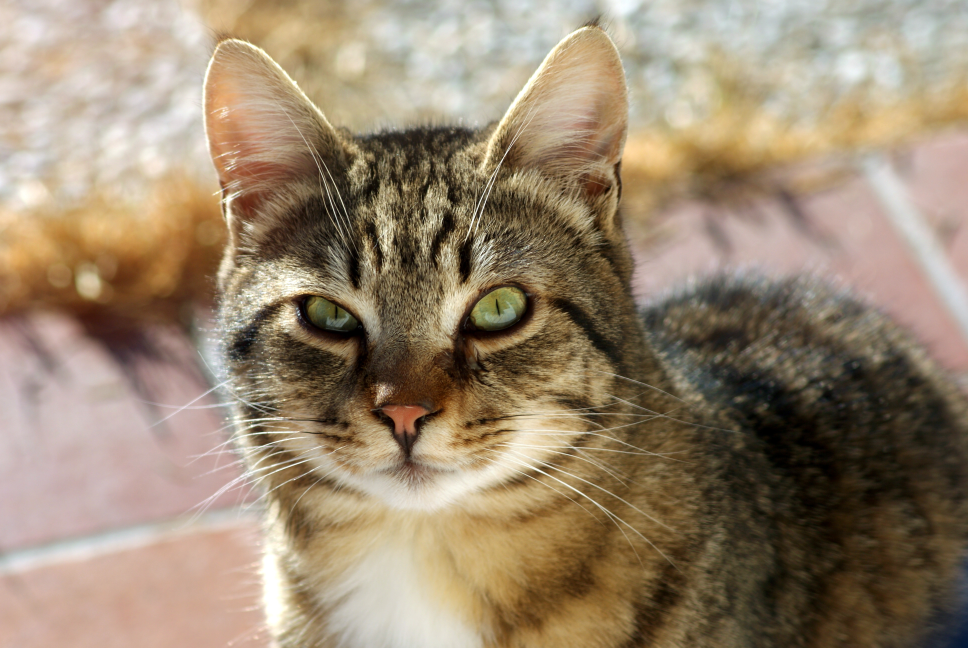
#> input picture lab04/seed_cat.jpg, 3872 x 2592 px (shown at 1/4 size); its folder holds 3 pictures in this run
$ python lab04.py
#> lines starting #> are read from the running program, lines starting #| are printed output that depends on the picture
import cv2
import pywt
import numpy as np
import os
import matplotlib.pyplot as plt
from itertools import combinations
from sklearn.metrics import accuracy_score, recall_score, precision_score, confusion_matrix, roc_curve, auc

# Lấy đường dẫn thư mục hiện tại (Chống lỗi Not Found)
CURRENT_DIR = os.path.dirname(os.path.realpath(__file__))
# Đặt thư mục làm việc hiện tại về CURRENT_DIR để đảm bảo các đường dẫn tương đối hoạt động đúng
os.chdir(CURRENT_DIR)


def imread_unicode(path, flag=cv2.IMREAD_COLOR):
    """Đọc ảnh an toàn với đường dẫn Unicode trên Windows."""
#> called with path = 'lab04/seed_cat.jpg', flag = 1
    try:
        data = np.fromfile(path, dtype=np.uint8)
        if data.size == 0:
            return None
        img = cv2.imdecode(data, flag)
#> img is the input picture: shape (2592, 3872, 3); mean B, G, R 111.9, 134.8, 152.9
        return img
    except Exception:
        return None


def imwrite_unicode(path, img):
    """Ghi ảnh an toàn với đường dẫn Unicode trên Windows."""
    try:
        ext = os.path.splitext(path)[1]
        success, encoded_img = cv2.imencode(ext, img)
        if not success:
            return False
        encoded_img.tofile(path)
        return True
    except Exception:
        return False

# ==========================================
# 0. TỰ ĐỘNG TẠO DỮ LIỆU TEST (DATA AUGMENTATION)
# ==========================================
def generate_test_dataset(base_img_name, prefix):
    """Đọc 1 ảnh gốc và sinh ra 3 phiên bản biến thể để test Wavelet Hash"""
    base_path = os.path.join(CURRENT_DIR, base_img_name)
    img = imread_unicode(base_path, cv2.IMREAD_COLOR)

    if img is None:
        print(f"⚠️ Không tìm thấy ảnh gốc: {base_img_name}. Vui lòng chép ảnh vào thư mục!")
        return []

    generated_paths = []

    # 1. Ảnh gốc (Lưu lại với tên chuẩn để dễ so sánh)
    path1 = os.path.join(CURRENT_DIR, f"{prefix}_1_original.jpg")
    imwrite_unicode(path1, img)
    generated_paths.append(path1)

    # 2. Ảnh Zoom & Crop (Phóng to phần trung tâm)
    h, w = img.shape[:2]
#> h = 2592; w = 3872
    zoomed = img[int(h*0.1):int(h*0.9), int(w*0.1):int(w*0.9)] # Cắt bỏ 10% viền
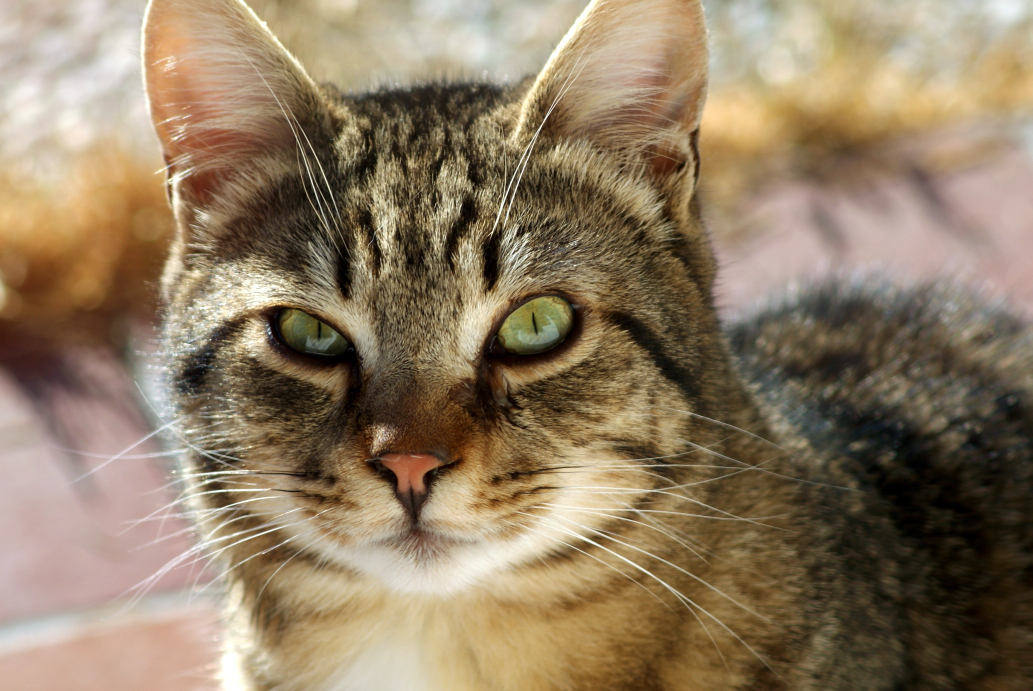
#> zoomed: shape (2073, 3097, 3) (shown at 1/3 size); mean B, G, R 99, 124.3, 143.1
    zoomed = cv2.resize(zoomed, (w, h)) # Phóng to lại bằng kích thước cũ
#> zoomed: shape (2592, 3872, 3)
    path2 = os.path.join(CURRENT_DIR, f"{prefix}_2_zoomed.jpg")
    imwrite_unicode(path2, zoomed)
    generated_paths.append(path2)

    # 3. Ảnh tối đi (Giảm độ sáng 40%)
    darkened = cv2.convertScaleAbs(img, alpha=0.6, beta=0)
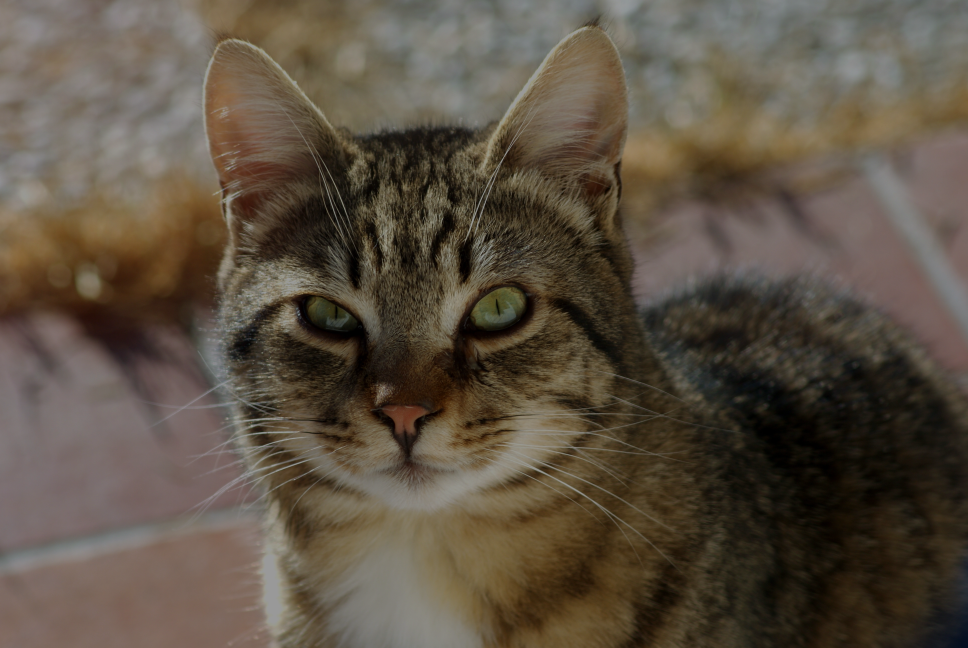
#> darkened: shape (2592, 3872, 3) (shown at 1/4 size); mean B, G, R 67.1, 80.9, 91.7
    path3 = os.path.join(CURRENT_DIR, f"{prefix}_3_dark.jpg")
    imwrite_unicode(path3, darkened)
    generated_paths.append(path3)

    # 4. Ảnh thêm nhiễu (Noise)
    noise = np.random.randint(0, 50, (h, w, 3), dtype='uint8')
    noisy_img = cv2.add(img, noise) # Cộng ma trận nhiễu vào ảnh
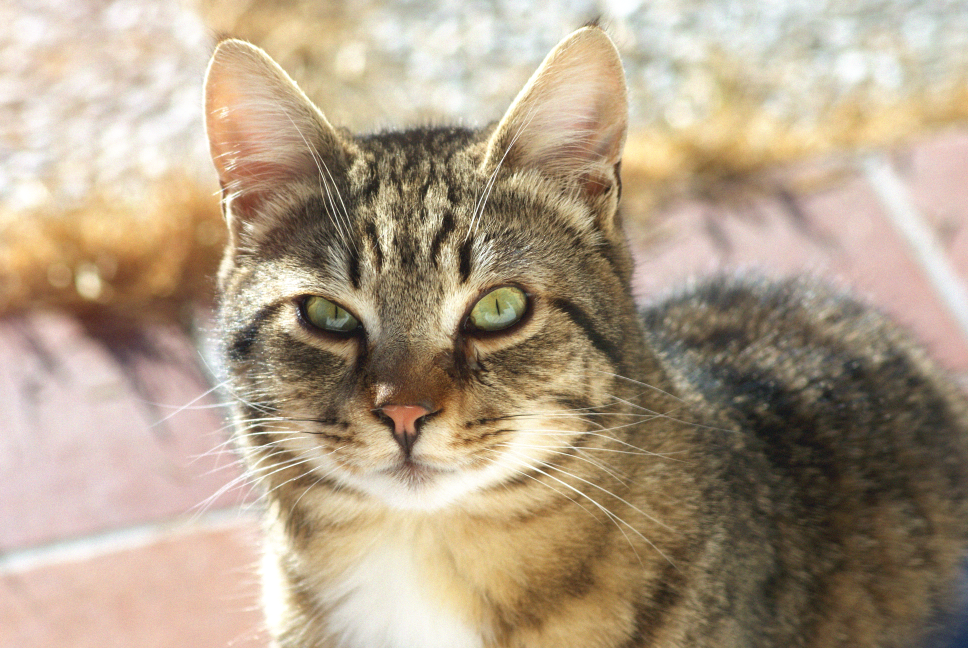
#> noisy_img: shape (2592, 3872, 3) (shown at 1/4 size); mean B, G, R 136.3, 159, 176.8
    path4 = os.path.join(CURRENT_DIR, f"{prefix}_4_noise.jpg")
    imwrite_unicode(path4, noisy_img)
    generated_paths.append(path4)

    return generated_paths

# ==========================================
# 1. CÁC HÀM XỬ LÝ LÕI (CORE FUNCTIONS)
# ==========================================

def wavelet_hash(image_path, hash_size=8):
    """
    Trích xuất mã băm wavelet (wHash) từ hình ảnh.
    """
#> called with image_path = 'lab04/cat_1_original.jpg', hash_size = 8
    # 1. Đọc ảnh ở chế độ ảnh xám (Grayscale)
    img = imread_unicode(image_path, cv2.IMREAD_GRAYSCALE)
#> call 2 of imread_unicode, with path = 'lab04/cat_1_original.jpg', flag = 0
#> in imread_unicode (call 2), `img = cv2.imdecode(data, flag)`:
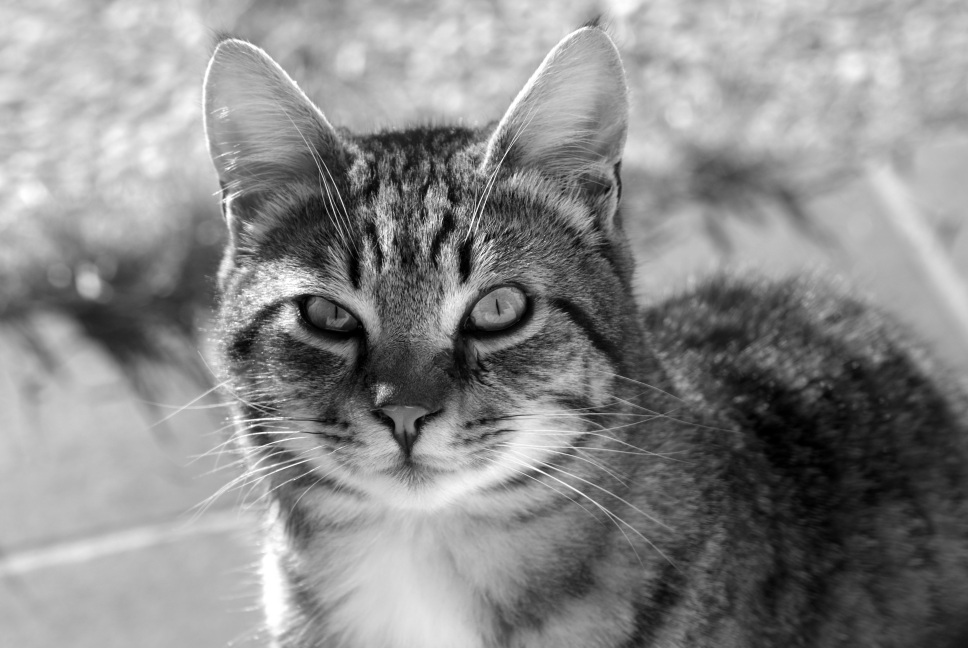
#> img: shape (2592, 3872) (shown at 1/4 size); min 0, max 255, mean 137.6
    if img is None:
        print(f"Lỗi: Không thể đọc ảnh {image_path}")
        return None

    # 2. Resize ảnh về kích thước cố định (ví dụ: 32x32) để đảm bảo độ dài hash luôn bằng nhau
    img = cv2.resize(img, (hash_size * 4, hash_size * 4))
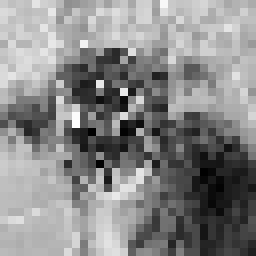
#> img: shape (32, 32) (shown 8 times larger); min 0, max 252, mean 136

    # 3. Biến đổi Wavelet (Sử dụng 'haar' wavelet, level 2)
    coeffs = pywt.wavedec2(img, 'haar', level=2)
#> coeffs = 3 items
    cA = coeffs[0] # Lấy ma trận hệ số xấp xỉ (Approximation coefficients)

    # 4. Lượng tử hóa (Quantization): So sánh với giá trị trung vị
    median_val = np.median(cA)
#> median_val = 570.5
    binary_matrix = cA > median_val # Trả về ma trận True/False

    # 5. Flatten (dàn phẳng) thành mảng 1 chiều chứa các bit 0 và 1
    hash_code = binary_matrix.flatten().astype(int)
#> hash_code = 64 values, max 1 at index 0, min 0 at index 11, mean 0.5

    return hash_code

def hamming_distance(hash1, hash2):
    """
    Tính khoảng cách Hamming giữa hai mã băm (số bit khác biệt).
    """
    return np.sum(hash1 != hash2)

# ==========================================
# 2. CHUẨN BỊ DỮ LIỆU & TÍNH TOÁN (MAIN PIPELINE)
# ==========================================

# Giả lập danh sách ảnh.
print("Đang tạo dữ liệu ảnh test...")
# Sinh ra 4 ảnh từ seed_cat và lấy thêm seed_dog làm ảnh "Khác"
cat_images = generate_test_dataset('seed_cat.jpg', 'cat')
dog_path = os.path.join(CURRENT_DIR, 'seed_dog.jpg')

# QUY TẮC MẪU: Các ảnh có cùng tiền tố (ví dụ 'cat') là CÙNG 1 đối tượng (Tương thích).
# image_paths = ['cat_1.jpg', 'cat_2.jpg', 'cat_3.jpg', 'dog_1.jpg', 'dog_2.jpg', 'car_1.jpg']

# Tính hash cho toàn bộ ảnh (Lưu ý: Cần có file ảnh thật trong thư mục để hàm này không lỗi)
# Ở đây dùng try-except để code không bị crash nếu chưa chuẩn bị ảnh
hashes = {}
# Nếu tạo data thành công thì mới chạy tiếp
if len(cat_images) > 0 and os.path.exists(dog_path):
    image_paths = cat_images + [dog_path]

    print("Đang băm hình ảnh (Hasing)...")
    for path in image_paths:
        h = wavelet_hash(path)
#> h has the same summary as hash_code in wavelet_hash
        if h is not None:
            hashes[path] = h

# Chỉ chạy đánh giá nếu đã có dữ liệu hash
if len(hashes) >= 2:
    true_labels = []    # Ground truth: 1 nếu tương thích (cùng đối tượng), 0 nếu khác
#> true_labels = []
    predicted_dists = [] # Lưu khoảng cách Hamming

    # Lấy tất cả các cặp ảnh có thể có (không trùng lặp)
    pairs = list(combinations(hashes.keys(), 2))
#> pairs = 10 items

    for img1, img2 in pairs:
        # 0. Trích xuất TÊN FILE từ đường dẫn dài
        name1 = os.path.basename(img1) # Ví dụ: Từ 'D:\...\cat_1_original.jpg' lấy ra 'cat_1_original.jpg'
        name2 = os.path.basename(img2) # Ví dụ: Lấy ra 'seed_dog.jpg'

        # 1. Lấy TỪ KHÓA phân loại:
        # Tách tên file bằng dấu '_' và lấy chữ đầu tiên ('cat' hoặc 'seed')
        key1 = name1.split('_')[0] # Ví dụ: 'cat' từ 'cat_1_original.jpg'
        key2 = name2.split('_')[0] # Ví dụ: 'seed' từ 'seed_dog.jpg'

        # Đặc biệt với seed_dog, nếu tên file là seed_dog thì đổi key thành 'dog' để so sánh với 'cat'
        if key1 == 'seed': key1 = name1.split('_')[1].split('.')[0] # Lấy 'cat' từ 'seed_cat.jpg'
        if key2 == 'seed': key2 = name2.split('_')[1].split('.')[0] # Lấy 'dog' từ 'seed_dog.jpg'

        # 2. Gán nhãn: Nếu từ khóa giống nhau thì là 1 (Giống), ngược lại là 0 (Khác)
        is_similar = 1 if key1 == key2 else 0
        true_labels.append(is_similar)

        # 3. Tính khoảng cách
        dist = hamming_distance(hashes[img1], hashes[img2])
        predicted_dists.append(dist)

        print(f"{name1:20} & {name2:20} | Distance: {dist:2} | Thực tế: {'Giống' if is_similar else 'Khác'}")
#> this loop made 10 passes
#> (is_similar, dist) on passes 1 to 10: (1, 6), (1, 0), (1, 0), (0, 28), (1, 6), (1, 6), (0, 28), (1, 0), (0, 28), (0, 28)
#| cat_1_original.jpg   & cat_2_zoomed.jpg     | Distance:  6 | Thực tế: Giống
#| cat_1_original.jpg   & cat_3_dark.jpg       | Distance:  0 | Thực tế: Giống
#| cat_1_original.jpg   & cat_4_noise.jpg      | Distance:  0 | Thực tế: Giống
#| cat_1_original.jpg   & seed_dog.jpg         | Distance: 28 | Thực tế: Khác
#| cat_2_zoomed.jpg     & cat_3_dark.jpg       | Distance:  6 | Thực tế: Giống
#| cat_2_zoomed.jpg     & cat_4_noise.jpg      | Distance:  6 | Thực tế: Giống
#| cat_2_zoomed.jpg     & seed_dog.jpg         | Distance: 28 | Thực tế: Khác
#| cat_3_dark.jpg       & cat_4_noise.jpg      | Distance:  0 | Thực tế: Giống
#> (further printed lines are left out)
#> after the loop, predicted_dists = [6, 0, 0, 28, 6, 6, 28, 0, 28, 28]; true_labels = [1, 1, 1, 0, 1, 1, 0, 1, 0, 0]

    # ==========================================
    # 3. ĐÁNH GIÁ (EVALUATION)
    # ==========================================

    # Để phân loại, ta cần 1 NGƯỠNG (Threshold).
    # Nếu khoảng cách Hamming <= THRESHOLD => Dự đoán là Tương thích (1)
    # Hash size 8 -> mã băm dài 64 bit. Khoảng cách < 10 thường được coi là rất giống nhau.
    THRESHOLD = 15

    predictions = [1 if dist <= THRESHOLD else 0 for dist in predicted_dists]
#> predictions = [1, 1, 1, 0, 1, 1, 0, 1, 0, 0]

    # Tính các chỉ số
    acc = accuracy_score(true_labels, predictions)
#> acc = 1
    recall = recall_score(true_labels, predictions, zero_division=0) # Độ nhạy
#> recall = 1
    precision = precision_score(true_labels, predictions, zero_division=0)
#> precision = 1

    # Độ đặc hiệu (Specificity) = TN / (TN + FP)
    tn, fp, fn, tp = confusion_matrix(true_labels, predictions, labels=[0, 1]).ravel()
#> tn = 4; fp = 0; fn = 0; tp = 6
    specificity = tn / (tn + fp) if (tn + fp) > 0 else 0
#> specificity = 1

    print("\n--- KẾT QUẢ ĐÁNH GIÁ ---")
    print(f"Độ chính xác (Accuracy)  : {acc * 100:.2f}%")
#| Độ chính xác (Accuracy)  : 100.00%
    print(f"Độ nhạy (Sensitivity)    : {recall * 100:.2f}%")
#| Độ nhạy (Sensitivity)    : 100.00%
    print(f"Độ đặc hiệu (Specificity): {specificity * 100:.2f}%")
#| Độ đặc hiệu (Specificity): 100.00%
    print(f"Độ chuẩn xác (Precision) : {precision * 100:.2f}%")
#| Độ chuẩn xác (Precision) : 100.00%

    # ==========================================
    # 4. VẼ ĐƯỜNG CONG ROC
    # ==========================================
    # LƯU Ý CHO ROC: ROC cần xác suất (probability) để tính, nhưng ta đang có 'distance'.
    # Khoảng cách càng nhỏ thì xác suất giống nhau càng cao.
    # Ta nghịch đảo distance để dùng cho ROC curve (ví dụ: -distance)
    scores_for_roc = [-d for d in predicted_dists]
#> scores_for_roc = [-6, 0, 0, -28, -6, -6, -28, 0, -28, -28]

    fpr, tpr, thresholds = roc_curve(true_labels, scores_for_roc)
#> fpr = [0, 0, 0, 1]; tpr = [0, 0.5, 1, 1]; thresholds = [inf, 0, -6, -28]
    roc_auc = auc(fpr, tpr)
#> roc_auc = 1

    plt.figure(figsize=(8, 6))
    plt.plot(fpr, tpr, color='darkorange', lw=2, label=f'ROC curve (AUC = {roc_auc:.2f})')
    plt.plot([0, 1], [0, 1], color='navy', lw=2, linestyle='--')
    plt.xlim([0.0, 1.0])
    plt.ylim([0.0, 1.05])
    plt.xlabel('Tỷ lệ Dương tính giả (False Positive Rate)')
    plt.ylabel('Độ nhạy (True Positive Rate)')
    plt.title('Đường cong ROC đánh giá Wavelet Hash')
    plt.legend(loc="lower right")
    plt.grid(True)
    plt.show()
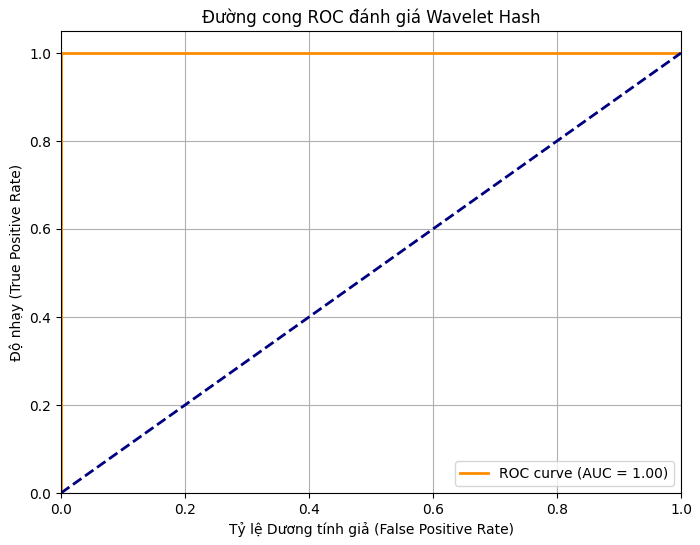
#> figure drawn by matplotlib, 1 panel
else:
    print("Vui lòng đảm bảo có đủ 2 file 'seed_cat.jpg' và 'seed_dog.jpg' trong thư mục code.")
